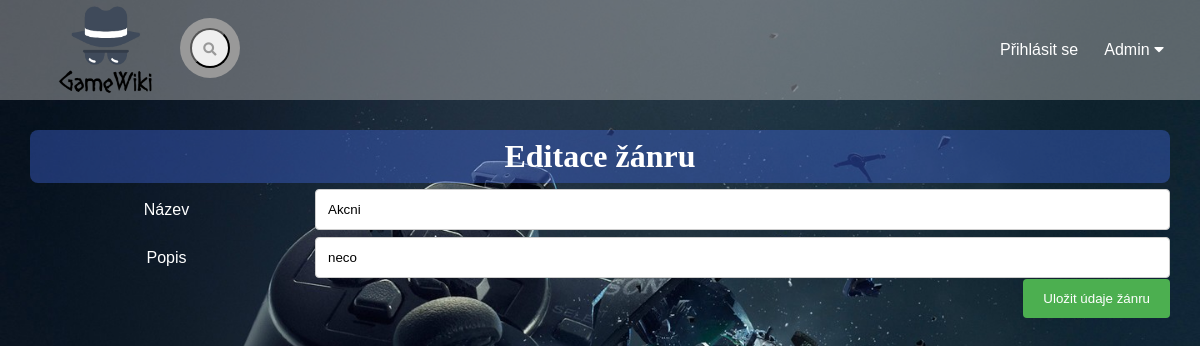
Before: /editace-zanru/1 with the older database file.
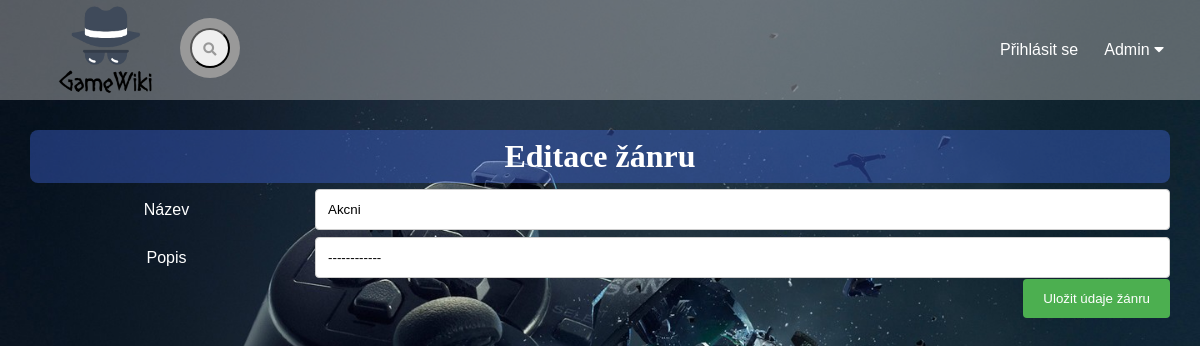
After: the same page with the newer database file.
### tables this page shows
CREATE TABLE `zanr` (
  `id_zanru` int(10) NOT NULL,
  `nazev` varchar(50) NOT NULL,
  `popis` text NOT NULL
);

### index.php (called while the page is built, shortened)
<?php
  $smerovac = new SmerovacKontroler();
  $smerovac->zpracuj(array($_SERVER["REQUEST_URI"]));
  $smerovac->vypisPohled();
?>

### modely/Db.php (called while the page is built, shortened)
<?php
class Db {
  private static $spojeni;
  private static $nastaveni = array(
		PDO::ATTR_ERRMODE => PDO::ERRMODE_EXCEPTION,
		PDO::ATTR_EMULATE_PREPARES => false,
	);
    public static function pripoj($server, $uzivatel, $heslo, $databaze)
    {
	  if (!isset(self::$spojeni))
      {
        $dsn = "mysql:host=$server;dbname=$databaze;charset=utf8";
			 self::$spojeni = new PDO(
				$dsn,
				$uzivatel,
				$heslo,
				self::$nastaveni
			 );
	  }
	}
  public static function dotazJeden($dotaz, $parametry = array()) {
		  $navrat = self::$spojeni->prepare($dotaz);
		  $navrat->execute($parametry);
	  return $navrat->fetch();
	}
}

### modely/SpravceZanru.php (called while the page is built, shortened)
<?php
class SpravceZanru {
  public function vratZanr($idZanru) {
    return Db::dotazJeden("
      SELECT *
      FROM zanr
      WHERE id_zanru = ?
    ", array($idZanru));
  }
}
?>

### kontrolery/EditaceZanruKontroler.php (called while the page is built, shortened)
<?php
class EditaceZanruKontroler extends Kontroler {
  public function zpracuj($parametry) {
    $spravceZanru = new SpravceZanru();
    if (!empty($parametry[0]))
    {
      $zanr = $spravceZanru->vratZanr($parametry[0]);
    }
    else
      $zanr = $spravceZanru->pripravPrazdnePoleZanru();
  }
}
?>

### kontrolery/SmerovacKontroler.php (called while the page is built, shortened)
<?php
class SmerovacKontroler extends Kontroler {
  protected $kontroler;
  public function zpracuj($parametry) {
    $castiCesty = $this->parsujURL($parametry[0]);
    $nazevKontroleru = $this->pomlckyNaVelbloudiNotaci(array_shift($castiCesty)) . "Kontroler";
    if (file_exists("kontrolery/$nazevKontroleru.php"))
    {
      $this->kontroler = new $nazevKontroleru();
    }
    else {
      $this->presmeruj("chyba");
    }
    $this->kontroler->zpracuj($castiCesty);
  }
  private function parsujURL($url) {
    $rozdelenaURL = parse_url($url);
    $cesta = $rozdelenaURL["path"];
    $cesta = ltrim($cesta, "/");
    $cesta = trim($cesta);
    $rozdelenaCesta = explode("/", $cesta);
    return $rozdelenaCesta;
  }
  private function pomlckyNaVelbloudiNotaci($text) {
    $text = str_replace("-", " ", $text);
    $text = ucwords($text);
    $text = str_replace(" ", "", $text);
    return $text;
  }
}
?>

### pohledy/editaceZanru.phtml (the view, shortened to what this page needs)
<div class="adminEdit">
 <?php
  if (empty($zanr["id_zanru"])) {
?>
<h1>Vložení nové žánru</h1>
<?php
  } else {
?>
<h1>Editace žánru</h1>
<?php
  }
?>
 <form method="post">
   <div class="radek">
<div class="s25">
      <label for="nazev">Název</label>
</div>
<div class="s75">
      <input type="text" name="nazev" id="nazev"
     value="<?= $zanr["nazev"] ?>" required>
</div>
   </div>
   <div class="radek">
   <div class="s25">
      <label for="popis">Popis</label>
   </div>
   <div class="s75">
      <input type="text" name="popis" id="popis"
     value="<?= $zanr["popis"] ?>" required>
   </div>
   </div>
   <div class="radek">
    <input type="submit" value="Uložit údaje žánru">
   </div>
 </form>
</div>

Changed rows visible on the page:
changed zanr "Akcni": popis "neco" → "------------"
